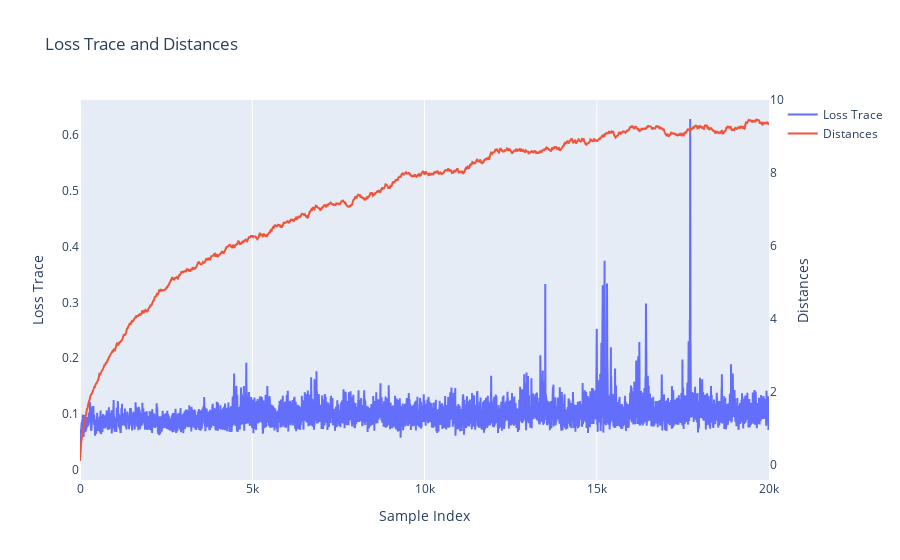

The code cell stored with this chart in its notebook:
### Markdown cell above
## Loss trace

### Code cell
sample_loss_trace = sample_doc["info"]["loss_trace"]
distances = sample_doc["info"]["sgld_distances"]
nsamples = len(sample_loss_trace)
# fig = go.Figure()

# fig.add_trace(go.Scatter(
#     x=list(range(len(sample_loss_trace))),
#     y=sample_loss_trace,
#     mode='lines+markers',
#     marker=dict(symbol='circle', size=2),
#     line=dict(color='blue'),
#     name='Loss Trace'
# ))

# fig.update_layout(
#     xaxis_title='Index',
#     yaxis_title='Loss',
#     title='Sample Loss Trace'
# )



fig = go.Figure()

# Add trace for loss_trace
fig.add_trace(
    go.Scatter(
        x=list(range(nsamples)),
        y=sample_loss_trace,
        name="Loss Trace",
        yaxis="y1"
    )
)

# Add trace for distances
fig.add_trace(
    go.Scatter(
        x=list(range(nsamples)),
        y=distances,
        name="Distances",
        yaxis="y2"
    )
)

# Set layout for the graph
fig.update_layout(
    title="Loss Trace and Distances",
    xaxis_title="Sample Index",
    yaxis=dict(
        title="Loss Trace",
        side="left",
        showgrid=False,
        zeroline=False
    ),
    yaxis2=dict(
        title="Distances",
        side="right",
        overlaying="y",
        showgrid=False,
        zeroline=False
    )
)

### Figure 1 — Plotly figure (JSON) as saved in the notebook; plotly's stock layout.template omitted (floating-point values rounded to 4 significant figures; data arrays with more than 128 entries replaced by an {"elided": "..."} marker saying what was removed)
{"data": [{"name": "Loss Trace", "type": "scatter", "x": {"elided": "20000 int values"}, "y": {"elided": "20000 float values"}, "yaxis": "y"}, {"name": "Distances", "type": "scatter", "x": {"elided": "20000 int values"}, "y": {"elided": "20000 float values"}, "yaxis": "y2"}], "layout": {"title": {"text": "Loss Trace and Distances"}, "xaxis": {"title": {"text": "Sample Index"}}, "yaxis": {"showgrid": false, "side": "left", "title": {"text": "Loss Trace"}, "zeroline": false}, "yaxis2": {"overlaying": "y", "showgrid": false, "side": "right", "title": {"text": "Distances"}, "zeroline": false}}}
